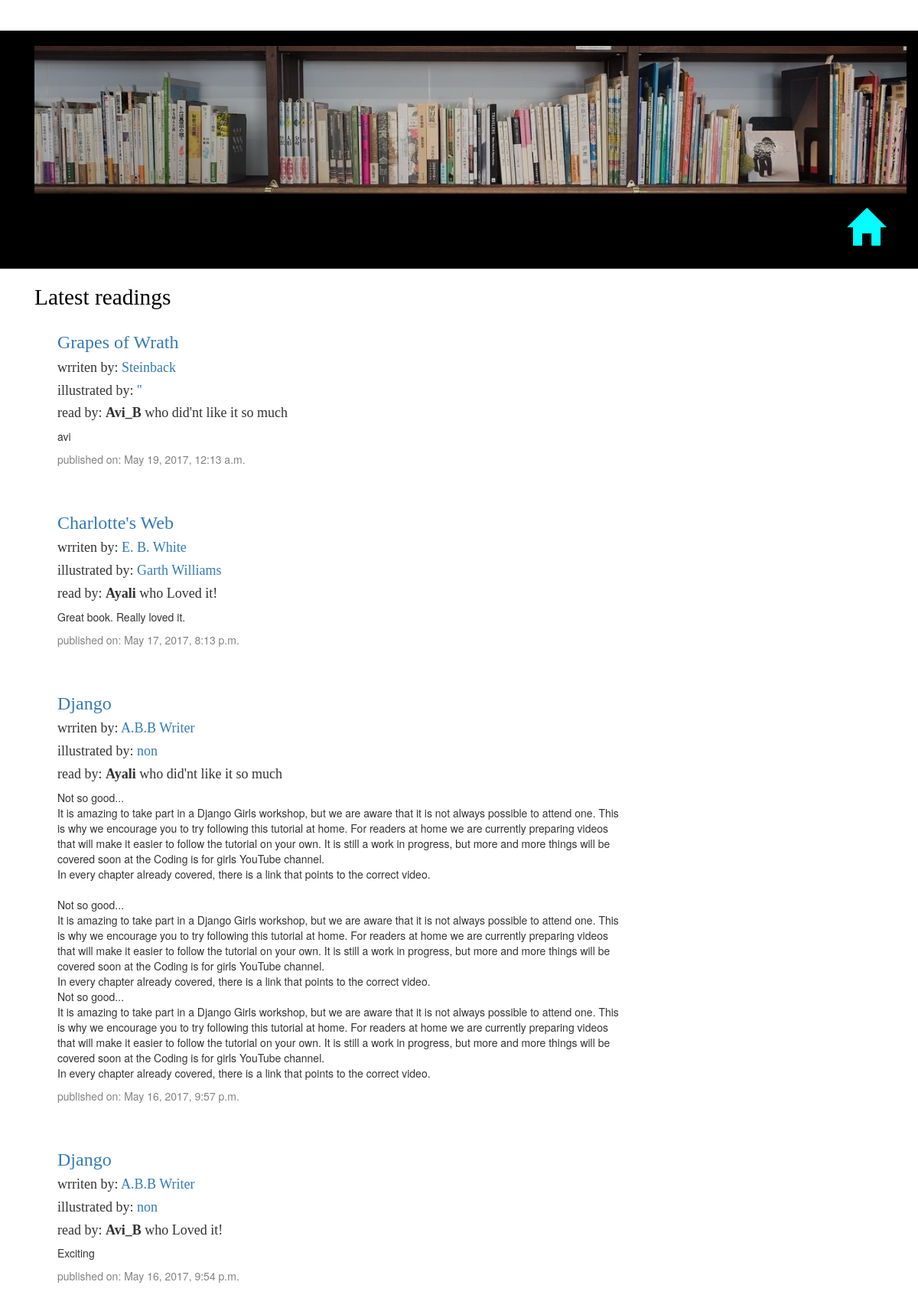
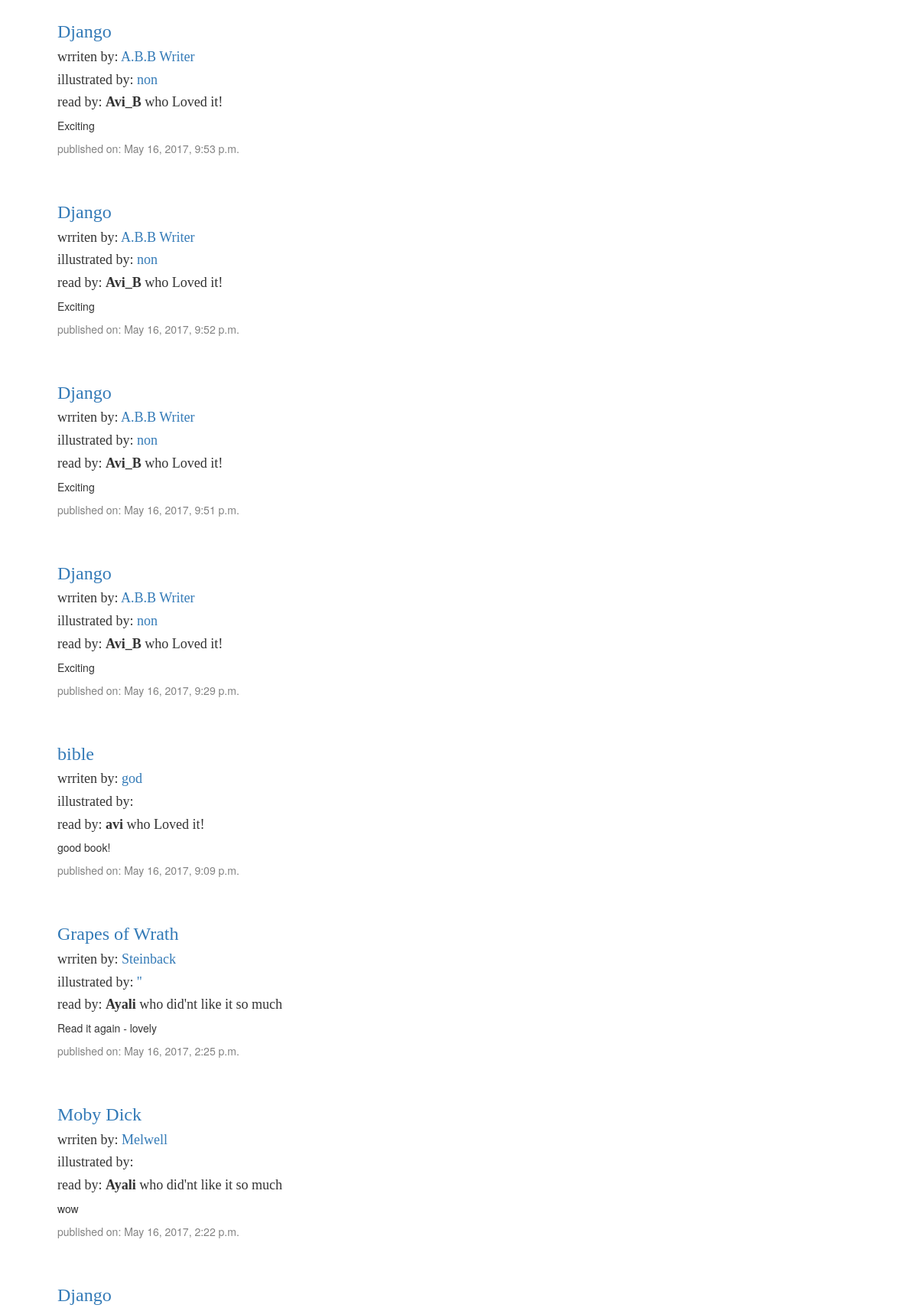
The app's page /reviews/ (upper part) with its own data (2 pictures, top to bottom).
### readings/models.py (models this page shows, shortened)
class Review(models.Model):
    RATING_CHOICES = (
        (1, 'did\'nt like it so much'),
        (2, 'thought it was OK'),
        (3, 'Loved it!'),
    )
    book = models.ForeignKey(Book)
    reviewed_by = models.ForeignKey(User)
    published_date = models.DateTimeField('date published')
    body = models.TextField()
    quote = models.CharField(max_length=500, blank=True)
    rating = models.IntegerField(choices=RATING_CHOICES)
    objects = models.Manager() # the default manager (used for queries for example)

class Book(models.Model):
    name = models.CharField(max_length=200)
    author = models.CharField(max_length=50)
    illustrator = models.CharField(max_length=50,blank=True)
    publisher = models.CharField(max_length=50,blank=True)
    year = models.IntegerField(default=datetime.datetime.now().year,blank=True)
    wiki_page = models.CharField(max_length=100, blank=True,  validators=[URLValidator()])
    number_of_pages = models.IntegerField(blank=True)

### readings/views.py (the view)
def review_list(request):
    reviews = Review.objects.filter(published_date__lte=timezone.now()).order_by('-published_date')
    reviews.text_rating=[]
    text_rating={1: 'did\'nt like it so much',
                 2: 'thought it was OK',
                 3: 'Loved it!'}
    for i in range (0,len(reviews)):
        reviews[i].text_rating=text_rating[reviews[i].rating]
        print reviews[i].reviewed_by.username,reviews[i].text_rating
    return render(request,
                  'readings/review_list.html',
                  {'reviews': reviews})

### readings/templates/readings/review_list.html (shortened to what this page needs)
{% extends 'readings/base.html' %}
{% block sub_title %}
    <h2 class="sub-title">Latest readings </h2>
{% endblock %}
{% if reviews %}
    {% block content %}
        {% for review in reviews %}
            <div class="review">
                <h3><a href="{% url 'readings:review_detail' review.id %}">{{ review.book.name }}</a></h3>
                <h4>wrriten by: <a href="{% url 'readings:review_detail' review.id %}">{{ review.book.author }}</a></h4>
                <h4>illustrated by: <a href="{% url 'readings:review_detail' review.id %}">{{ review.book.illustrator }}</a></h4>
                <h4>read by: <b> {{ review.reviewed_by.username }} </b> who {{ review.text_rating }} </h4>
                <p>{{ review.body|linebreaksbr }}</p>
                <div class="date">
                    <p>published on: {{review.published_date }}</p>
                </div>
            </div>
        {% endfor %}
    {% endblock %}
{% else %}
    <p>No reviews are available.</p>
{% endif %}

### readings/static/css/readings.css (style rules this page uses)
h1, h2, h3, h4 { font-family: 'Lobster', cursive; }
.sub-header h2 { color: black; font-size: 30 pt; text-decoration: none; font-family: 'Libre Baskerville', cursive; }
.sub-title { background-color: #ffffff; font-family: "Times New Roman", Times, serif; font-size: 22pt; padding: 0px 0px 0px 20px; margin-left: 15px; padding-left:30px }
.date { color: #828282; }
.review { margin-bottom: 60px; }

### records on screen
Review: book.name "Grapes of Wrath", book.author "Steinback", book.illustrator "''", reviewed_by.username "Avi_B", text_rating "did'nt like it so much", body "avi", published_date "May 19, 2017, 12:13 a.m."
Review: book.name "Charlotte's Web", book.author "E. B. White", book.illustrator "Garth Williams", reviewed_by.username "Ayali", text_rating "Loved it!", body "Great book. Really loved it.", published_date "May 17, 2017, 8:13 p.m."
Review: book.name "Django", book.author "A.B.B Writer", book.illustrator "non", reviewed_by.username "Ayali", text_rating "did'nt like it so much", body "Not so good... It is amazing to take part in a Django Girls workshop, but we are aware that it is not always possible to attend one. This is why we encourage you to try following this tutorial at home. For readers at home we are currently preparing videos that will make it easier to follow the tutorial on your own. It is still a work in progress, but more and more things will be covered soon at the Coding is for girls YouTube channel. In every chapter already covered, there is a link that points to the correct video. Not so good... It is amazing to take part in a Django Girls workshop, but we are aware that it is not always possible to attend one. This is why we encourage you to try…", published_date "May 16, 2017, 9:57 p.m."
Review: book.name "Django", book.author "A.B.B Writer", book.illustrator "non", reviewed_by.username "Avi_B", text_rating "Loved it!", body "Exciting", published_date "May 16, 2017, 9:54 p.m."
Review: book.name "Django", book.author "A.B.B Writer", book.illustrator "non", reviewed_by.username "Avi_B", text_rating "Loved it!", body "Exciting", published_date "May 16, 2017, 9:53 p.m."
Review: book.name "Django", book.author "A.B.B Writer", book.illustrator "non", reviewed_by.username "Avi_B", text_rating "Loved it!", body "Exciting", published_date "May 16, 2017, 9:52 p.m."
Review: book.name "Django", book.author "A.B.B Writer", book.illustrator "non", reviewed_by.username "Avi_B", text_rating "Loved it!", body "Exciting", published_date "May 16, 2017, 9:51 p.m."
Review: book.name "Django", book.author "A.B.B Writer", book.illustrator "non", reviewed_by.username "Avi_B", text_rating "Loved it!", body "Exciting", published_date "May 16, 2017, 9:29 p.m."
Review: book.name "bible", book.author "god", reviewed_by.username "avi", text_rating "Loved it!", body "good book!", published_date "May 16, 2017, 9:09 p.m."
Review: book.name "Grapes of Wrath", book.author "Steinback", book.illustrator "''", reviewed_by.username "Ayali", text_rating "did'nt like it so much", body "Read it again - lovely", published_date "May 16, 2017, 2:25 p.m."
Review: book.name "Moby Dick", book.author "Melwell", reviewed_by.username "Ayali", text_rating "did'nt like it so much", body "wow", published_date "May 16, 2017, 2:22 p.m."
Review: book.name "Django"
